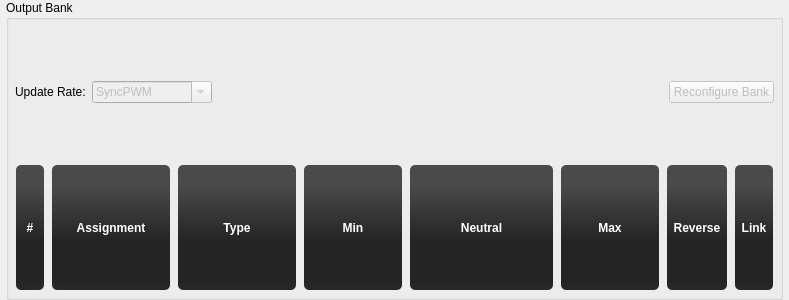
<?xml version="1.0" encoding="UTF-8"?>
<ui version="4.0">
 <class>OutputBankForm</class>
 <widget class="QWidget" name="OutputBankForm">
  <property name="geometry">
   <rect>
    <x>0</x>
    <y>0</y>
    <width>789</width>
    <height>300</height>
   </rect>
  </property>
  <property name="windowTitle">
   <string>Form</string>
  </property>
  <layout class="QVBoxLayout" name="verticalLayout">
   <property name="spacing">
    <number>2</number>
   </property>
   <property name="leftMargin">
    <number>6</number>
   </property>
   <property name="topMargin">
    <number>0</number>
   </property>
   <property name="rightMargin">
    <number>6</number>
   </property>
   <property name="bottomMargin">
    <number>0</number>
   </property>
   <item>
    <widget class="QGroupBox" name="gbBank">
     <property name="title">
      <string>Output Bank</string>
     </property>
     <layout class="QVBoxLayout" name="verticalLayout_2">
      <property name="spacing">
       <number>2</number>
      </property>
      <property name="leftMargin">
       <number>6</number>
      </property>
      <property name="topMargin">
       <number>6</number>
      </property>
      <property name="rightMargin">
       <number>6</number>
      </property>
      <property name="bottomMargin">
       <number>6</number>
      </property>
      <item>
       <widget class="QFrame" name="frBankControls">
        <property name="frameShape">
         <enum>QFrame::NoFrame</enum>
        </property>
        <property name="frameShadow">
         <enum>QFrame::Plain</enum>
        </property>
        <layout class="QGridLayout" name="gridLayout">
         <property name="leftMargin">
          <number>0</number>
         </property>
         <property name="topMargin">
          <number>0</number>
         </property>
         <property name="rightMargin">
          <number>0</number>
         </property>
         <property name="bottomMargin">
          <number>0</number>
         </property>
         <item row="0" column="3">
          <widget class="QPushButton" name="btnBankConfigure">
           <property name="enabled">
            <bool>false</bool>
           </property>
           <property name="text">
            <string>Reconfigure Bank</string>
           </property>
           <property name="icon">
            <iconset resource="configgadget.qrc">
             <normaloff>:/configgadget/images/ic_settings_black_48dp.png</normaloff>:/configgadget/images/ic_settings_black_48dp.png</iconset>
           </property>
          </widget>
         </item>
         <item row="0" column="2">
          <spacer name="horizontalSpacer">
           <property name="orientation">
            <enum>Qt::Horizontal</enum>
           </property>
           <property name="sizeHint" stdset="0">
            <size>
             <width>40</width>
             <height>20</height>
            </size>
           </property>
          </spacer>
         </item>
         <item row="0" column="0">
          <widget class="QLabel" name="label_9">
           <property name="text">
            <string>Update Rate:</string>
           </property>
          </widget>
         </item>
         <item row="0" column="1">
          <widget class="QComboBox" name="cbUpdateRate">
           <property name="enabled">
            <bool>false</bool>
           </property>
           <property name="minimumSize">
            <size>
             <width>120</width>
             <height>0</height>
            </size>
           </property>
           <property name="editable">
            <bool>true</bool>
           </property>
           <item>
            <property name="text">
             <string>SyncPWM</string>
            </property>
           </item>
           <item>
            <property name="text">
             <string>50</string>
            </property>
           </item>
           <item>
            <property name="text">
             <string>65</string>
            </property>
           </item>
           <item>
            <property name="text">
             <string>100</string>
            </property>
           </item>
           <item>
            <property name="text">
             <string>125</string>
            </property>
           </item>
           <item>
            <property name="text">
             <string>166</string>
            </property>
           </item>
           <item>
            <property name="text">
             <string>270</string>
            </property>
           </item>
           <item>
            <property name="text">
             <string>330</string>
            </property>
           </item>
           <item>
            <property name="text">
             <string>400</string>
            </property>
           </item>
           <item>
            <property name="text">
             <string>560</string>
            </property>
           </item>
           <item>
            <property name="text">
             <string>1000</string>
            </property>
           </item>
           <item>
            <property name="text">
             <string>2000</string>
            </property>
           </item>
           <item>
            <property name="text">
             <string>4000</string>
            </property>
           </item>
           <item>
            <property name="text">
             <string>8000</string>
            </property>
           </item>
           <item>
            <property name="text">
             <string>12000</string>
            </property>
           </item>
           <item>
            <property name="text">
             <string>16666</string>
            </property>
           </item>
          </widget>
         </item>
        </layout>
       </widget>
      </item>
      <item>
       <widget class="QFrame" name="frBankHeaders">
        <property name="frameShape">
         <enum>QFrame::NoFrame</enum>
        </property>
        <property name="frameShadow">
         <enum>QFrame::Plain</enum>
        </property>
        <property name="lineWidth">
         <number>0</number>
        </property>
        <layout class="QHBoxLayout" name="horizontalLayout">
         <property name="leftMargin">
          <number>0</number>
         </property>
         <property name="topMargin">
          <number>4</number>
         </property>
         <property name="rightMargin">
          <number>0</number>
         </property>
         <property name="bottomMargin">
          <number>0</number>
         </property>
         <item>
          <widget class="QLabel" name="label">
           <property name="sizePolicy">
            <sizepolicy hsizetype="Fixed" vsizetype="Preferred">
             <horstretch>0</horstretch>
             <verstretch>0</verstretch>
            </sizepolicy>
           </property>
           <property name="minimumSize">
            <size>
             <width>30</width>
             <height>0</height>
            </size>
           </property>
           <property name="styleSheet">
            <string notr="true">background-color: qlineargradient(spread:reflect, x1:0.507, y1:0, x2:0.507, y2:0.772, stop:0.208955 rgba(74, 74, 74, 255), stop:0.78607 rgba(36, 36, 36, 255));
color: rgb(255, 255, 255);
border-radius: 5;
font:bold;
margin:1px;
padding: 2px;</string>
           </property>
           <property name="text">
            <string>#</string>
           </property>
           <property name="alignment">
            <set>Qt::AlignCenter</set>
           </property>
          </widget>
         </item>
         <item>
          <widget class="QLabel" name="label_2">
           <property name="sizePolicy">
            <sizepolicy hsizetype="Fixed" vsizetype="Preferred">
             <horstretch>0</horstretch>
             <verstretch>0</verstretch>
            </sizepolicy>
           </property>
           <property name="minimumSize">
            <size>
             <width>120</width>
             <height>0</height>
            </size>
           </property>
           <property name="styleSheet">
            <string notr="true">background-color: qlineargradient(spread:reflect, x1:0.507, y1:0, x2:0.507, y2:0.772, stop:0.208955 rgba(74, 74, 74, 255), stop:0.78607 rgba(36, 36, 36, 255));
color: rgb(255, 255, 255);
border-radius: 5;
font:bold;
margin:1px;
padding: 2px;</string>
           </property>
           <property name="text">
            <string>Assignment</string>
           </property>
           <property name="alignment">
            <set>Qt::AlignCenter</set>
           </property>
          </widget>
         </item>
         <item>
          <widget class="QLabel" name="label_3">
           <property name="sizePolicy">
            <sizepolicy hsizetype="Fixed" vsizetype="Preferred">
             <horstretch>0</horstretch>
             <verstretch>0</verstretch>
            </sizepolicy>
           </property>
           <property name="minimumSize">
            <size>
             <width>120</width>
             <height>0</height>
            </size>
           </property>
           <property name="styleSheet">
            <string notr="true">background-color: qlineargradient(spread:reflect, x1:0.507, y1:0, x2:0.507, y2:0.772, stop:0.208955 rgba(74, 74, 74, 255), stop:0.78607 rgba(36, 36, 36, 255));
color: rgb(255, 255, 255);
border-radius: 5;
font:bold;
margin:1px;
padding: 2px;</string>
           </property>
           <property name="text">
            <string>Type</string>
           </property>
           <property name="alignment">
            <set>Qt::AlignCenter</set>
           </property>
          </widget>
         </item>
         <item>
          <widget class="QLabel" name="label_5">
           <property name="sizePolicy">
            <sizepolicy hsizetype="Fixed" vsizetype="Preferred">
             <horstretch>0</horstretch>
             <verstretch>0</verstretch>
            </sizepolicy>
           </property>
           <property name="minimumSize">
            <size>
             <width>100</width>
             <height>0</height>
            </size>
           </property>
           <property name="styleSheet">
            <string notr="true">background-color: qlineargradient(spread:reflect, x1:0.507, y1:0, x2:0.507, y2:0.772, stop:0.208955 rgba(74, 74, 74, 255), stop:0.78607 rgba(36, 36, 36, 255));
color: rgb(255, 255, 255);
border-radius: 5;
font:bold;
margin:1px;
padding: 2px;</string>
           </property>
           <property name="text">
            <string>Min</string>
           </property>
           <property name="alignment">
            <set>Qt::AlignCenter</set>
           </property>
          </widget>
         </item>
         <item>
          <widget class="QLabel" name="label_4">
           <property name="sizePolicy">
            <sizepolicy hsizetype="MinimumExpanding" vsizetype="Preferred">
             <horstretch>0</horstretch>
             <verstretch>0</verstretch>
            </sizepolicy>
           </property>
           <property name="minimumSize">
            <size>
             <width>100</width>
             <height>0</height>
            </size>
           </property>
           <property name="styleSheet">
            <string notr="true">background-color: qlineargradient(spread:reflect, x1:0.507, y1:0, x2:0.507, y2:0.772, stop:0.208955 rgba(74, 74, 74, 255), stop:0.78607 rgba(36, 36, 36, 255));
color: rgb(255, 255, 255);
border-radius: 5;
font:bold;
margin:1px;
padding: 2px;</string>
           </property>
           <property name="text">
            <string>Neutral</string>
           </property>
           <property name="alignment">
            <set>Qt::AlignCenter</set>
           </property>
          </widget>
         </item>
         <item>
          <widget class="QLabel" name="label_6">
           <property name="sizePolicy">
            <sizepolicy hsizetype="Fixed" vsizetype="Preferred">
             <horstretch>0</horstretch>
             <verstretch>0</verstretch>
            </sizepolicy>
           </property>
           <property name="minimumSize">
            <size>
             <width>100</width>
             <height>0</height>
            </size>
           </property>
           <property name="styleSheet">
            <string notr="true">background-color: qlineargradient(spread:reflect, x1:0.507, y1:0, x2:0.507, y2:0.772, stop:0.208955 rgba(74, 74, 74, 255), stop:0.78607 rgba(36, 36, 36, 255));
color: rgb(255, 255, 255);
border-radius: 5;
font:bold;
margin:1px;
padding: 2px;</string>
           </property>
           <property name="text">
            <string>Max</string>
           </property>
           <property name="alignment">
            <set>Qt::AlignCenter</set>
           </property>
          </widget>
         </item>
         <item>
          <widget class="QLabel" name="label_7">
           <property name="sizePolicy">
            <sizepolicy hsizetype="Fixed" vsizetype="Preferred">
             <horstretch>0</horstretch>
             <verstretch>0</verstretch>
            </sizepolicy>
           </property>
           <property name="minimumSize">
            <size>
             <width>62</width>
             <height>0</height>
            </size>
           </property>
           <property name="styleSheet">
            <string notr="true">background-color: qlineargradient(spread:reflect, x1:0.507, y1:0, x2:0.507, y2:0.772, stop:0.208955 rgba(74, 74, 74, 255), stop:0.78607 rgba(36, 36, 36, 255));
color: rgb(255, 255, 255);
border-radius: 5;
font:bold;
margin:1px;
padding: 2px;</string>
           </property>
           <property name="text">
            <string>Reverse</string>
           </property>
           <property name="alignment">
            <set>Qt::AlignCenter</set>
           </property>
          </widget>
         </item>
         <item>
          <widget class="QLabel" name="label_8">
           <property name="sizePolicy">
            <sizepolicy hsizetype="Fixed" vsizetype="Preferred">
             <horstretch>0</horstretch>
             <verstretch>0</verstretch>
            </sizepolicy>
           </property>
           <property name="minimumSize">
            <size>
             <width>40</width>
             <height>0</height>
            </size>
           </property>
           <property name="styleSheet">
            <string notr="true">background-color: qlineargradient(spread:reflect, x1:0.507, y1:0, x2:0.507, y2:0.772, stop:0.208955 rgba(74, 74, 74, 255), stop:0.78607 rgba(36, 36, 36, 255));
color: rgb(255, 255, 255);
border-radius: 5;
font:bold;
margin:1px;
padding: 2px;</string>
           </property>
           <property name="text">
            <string>Link</string>
           </property>
           <property name="alignment">
            <set>Qt::AlignCenter</set>
           </property>
          </widget>
         </item>
        </layout>
       </widget>
      </item>
     </layout>
    </widget>
   </item>
  </layout>
 </widget>
 <resources>
  <include location="configgadget.qrc"/>
 </resources>
 <connections/>
</ui>
